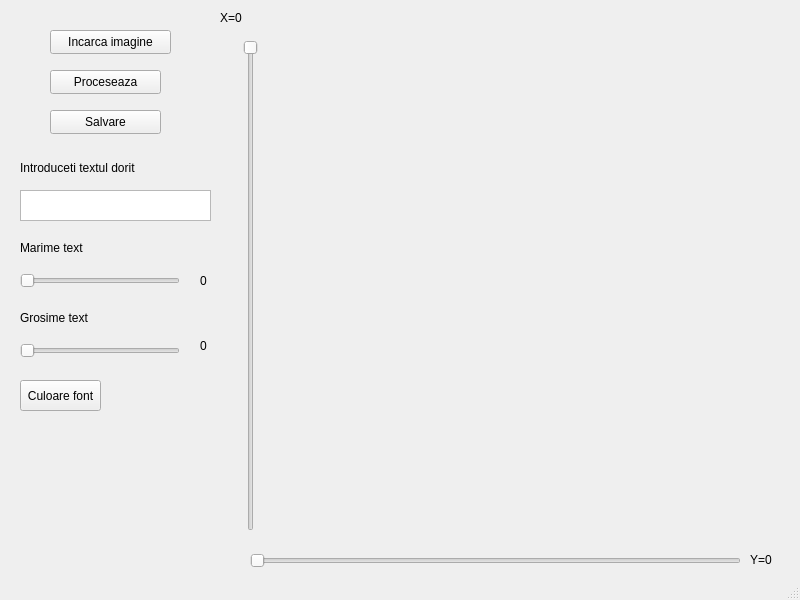
<?xml version="1.0" encoding="UTF-8"?>
<ui version="4.0">
 <class>MainWindow</class>
 <widget class="QMainWindow" name="MainWindow">
  <property name="geometry">
   <rect>
    <x>0</x>
    <y>0</y>
    <width>800</width>
    <height>600</height>
   </rect>
  </property>
  <property name="windowTitle">
   <string>MainWindow</string>
  </property>
  <widget class="QWidget" name="centralwidget">
   <widget class="QPushButton" name="loadImageButton">
    <property name="geometry">
     <rect>
      <x>50</x>
      <y>30</y>
      <width>121</width>
      <height>24</height>
     </rect>
    </property>
    <property name="text">
     <string>Incarca imagine</string>
    </property>
   </widget>
   <widget class="QPushButton" name="processButton">
    <property name="geometry">
     <rect>
      <x>50</x>
      <y>70</y>
      <width>111</width>
      <height>24</height>
     </rect>
    </property>
    <property name="text">
     <string>Proceseaza</string>
    </property>
   </widget>
   <widget class="QPushButton" name="saveButton">
    <property name="geometry">
     <rect>
      <x>50</x>
      <y>110</y>
      <width>111</width>
      <height>24</height>
     </rect>
    </property>
    <property name="text">
     <string>Salvare</string>
    </property>
   </widget>
   <widget class="QLabel" name="imageLabel">
    <property name="geometry">
     <rect>
      <x>280</x>
      <y>10</y>
      <width>511</width>
      <height>531</height>
     </rect>
    </property>
    <property name="text">
     <string/>
    </property>
   </widget>
   <widget class="QTextEdit" name="textLineEdit">
    <property name="geometry">
     <rect>
      <x>20</x>
      <y>190</y>
      <width>191</width>
      <height>31</height>
     </rect>
    </property>
   </widget>
   <widget class="QSlider" name="horizontalSlider">
    <property name="geometry">
     <rect>
      <x>20</x>
      <y>270</y>
      <width>160</width>
      <height>22</height>
     </rect>
    </property>
    <property name="orientation">
     <enum>Qt::Horizontal</enum>
    </property>
   </widget>
   <widget class="QLabel" name="label">
    <property name="geometry">
     <rect>
      <x>200</x>
      <y>271</y>
      <width>21</width>
      <height>20</height>
     </rect>
    </property>
    <property name="text">
     <string>0</string>
    </property>
   </widget>
   <widget class="QPushButton" name="colorButton">
    <property name="geometry">
     <rect>
      <x>20</x>
      <y>380</y>
      <width>81</width>
      <height>31</height>
     </rect>
    </property>
    <property name="text">
     <string>Culoare font</string>
    </property>
   </widget>
   <widget class="QSlider" name="horizontalSlider_2">
    <property name="geometry">
     <rect>
      <x>20</x>
      <y>340</y>
      <width>160</width>
      <height>22</height>
     </rect>
    </property>
    <property name="orientation">
     <enum>Qt::Horizontal</enum>
    </property>
   </widget>
   <widget class="QLabel" name="label_2">
    <property name="geometry">
     <rect>
      <x>200</x>
      <y>330</y>
      <width>16</width>
      <height>31</height>
     </rect>
    </property>
    <property name="text">
     <string>0</string>
    </property>
   </widget>
   <widget class="QSlider" name="verticalSlider">
    <property name="geometry">
     <rect>
      <x>240</x>
      <y>40</y>
      <width>22</width>
      <height>491</height>
     </rect>
    </property>
    <property name="layoutDirection">
     <enum>Qt::LeftToRight</enum>
    </property>
    <property name="maximum">
     <number>1000</number>
    </property>
    <property name="orientation">
     <enum>Qt::Vertical</enum>
    </property>
    <property name="invertedAppearance">
     <bool>true</bool>
    </property>
   </widget>
   <widget class="QSlider" name="horizontalSlider_3">
    <property name="geometry">
     <rect>
      <x>250</x>
      <y>550</y>
      <width>491</width>
      <height>22</height>
     </rect>
    </property>
    <property name="maximum">
     <number>1000</number>
    </property>
    <property name="orientation">
     <enum>Qt::Horizontal</enum>
    </property>
   </widget>
   <widget class="QLabel" name="label_4">
    <property name="geometry">
     <rect>
      <x>750</x>
      <y>550</y>
      <width>41</width>
      <height>20</height>
     </rect>
    </property>
    <property name="text">
     <string>Y=0</string>
    </property>
   </widget>
   <widget class="QLabel" name="label_3">
    <property name="geometry">
     <rect>
      <x>220</x>
      <y>10</y>
      <width>51</width>
      <height>16</height>
     </rect>
    </property>
    <property name="text">
     <string>X=0</string>
    </property>
   </widget>
   <widget class="QLabel" name="label_5">
    <property name="geometry">
     <rect>
      <x>20</x>
      <y>160</y>
      <width>121</width>
      <height>16</height>
     </rect>
    </property>
    <property name="text">
     <string>Introduceti textul dorit</string>
    </property>
   </widget>
   <widget class="QLabel" name="label_6">
    <property name="geometry">
     <rect>
      <x>20</x>
      <y>240</y>
      <width>71</width>
      <height>16</height>
     </rect>
    </property>
    <property name="text">
     <string>Marime text</string>
    </property>
   </widget>
   <widget class="QLabel" name="label_7">
    <property name="geometry">
     <rect>
      <x>20</x>
      <y>310</y>
      <width>71</width>
      <height>16</height>
     </rect>
    </property>
    <property name="text">
     <string>Grosime text</string>
    </property>
   </widget>
  </widget>
  <widget class="QMenuBar" name="menubar">
   <property name="geometry">
    <rect>
     <x>0</x>
     <y>0</y>
     <width>800</width>
     <height>22</height>
    </rect>
   </property>
  </widget>
  <widget class="QStatusBar" name="statusbar"/>
 </widget>
 <resources/>
 <connections/>
</ui>
